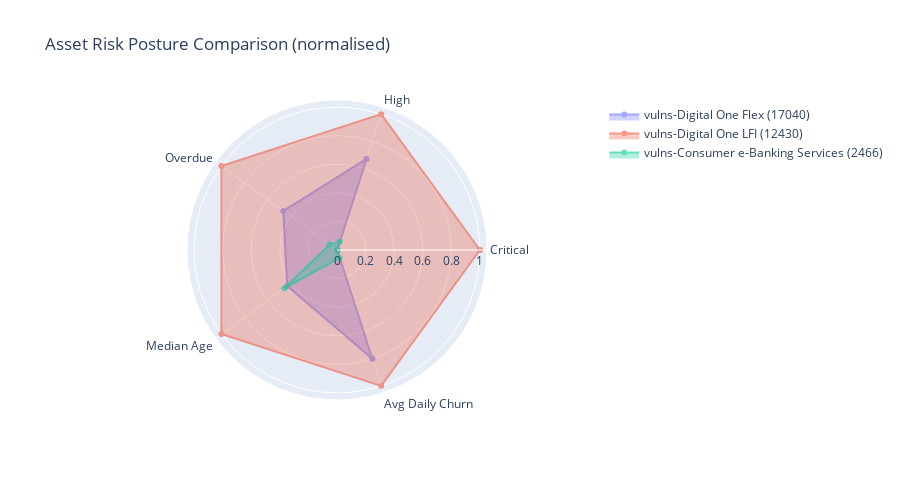

This figure's notebook cell:
### Code cell
# --- Radar chart: comparative posture ---
assets = df["dataset_name"].unique()
if len(assets) >= 2:
    radar_metrics = []
    for asset in assets:
        grp = df[df["dataset_name"] == asset]
        crit = (grp["severity"] == "CRITICAL").sum()
        high = (grp["severity"] == "HIGH").sum()
        resolved_pct = (grp["status"] == "resolved").mean() * 100
        median_age = grp["age_days"].median() if "age_days" in grp.columns else 0
        overdue = 0
        if "dueDate" in grp.columns:
            overdue = int((grp["dueDate"].dropna() < now).sum())
        # Daily churn rate
        asset_diffs = diff_summaries[diff_summaries["dataset_name"] == asset] if not diff_summaries.empty else pd.DataFrame()
        avg_churn = 0
        if not asset_diffs.empty:
            avg_churn = (asset_diffs["added_count"] + asset_diffs["removed_count"] + asset_diffs["modified_count"]).mean()
        radar_metrics.append({
            "asset": asset,
            "Critical": crit,
            "High": high,
            "Overdue": overdue,
            "Median Age": median_age,
            "Avg Daily Churn": avg_churn,
        })

    radar_df = pd.DataFrame(radar_metrics).set_index("asset")
    # Normalise to 0-1 for radar comparability
    radar_norm = radar_df.div(radar_df.max(axis=0).replace(0, 1), axis=1)

    categories = list(radar_norm.columns)
    fig = go.Figure()
    for asset in radar_norm.index:
        vals = radar_norm.loc[asset].tolist()
        vals.append(vals[0])
        fig.add_trace(go.Scatterpolar(
            r=vals,
            theta=categories + [categories[0]],
            fill="toself",
            name=asset,
            opacity=0.6,
        ))

    fig.update_layout(
        polar=dict(radialaxis=dict(visible=True, range=[0, 1.05])),
        title="Asset Risk Posture Comparison (normalised)",
        height=480,
    )
    fig.show()
else:
    print("Only one asset — radar comparison requires at least two.")

### Figure 1 — Plotly figure (JSON) as saved in the notebook; plotly's stock layout.template omitted (floating-point values rounded to 4 significant figures)
{"data": [{"fill": "toself", "name": "vulns-Digital One Flex (17040)", "opacity": 0.6, "r": [0.001798, 0.6701, 0.4648, 0.4302, 0.8007, 0.001798], "theta": ["Critical", "High", "Overdue", "Median Age", "Avg Daily Churn", "Critical"], "type": "scatterpolar"}, {"fill": "toself", "name": "vulns-Digital One LFI (12430)", "opacity": 0.6, "r": [1, 1, 1, 1, 1, 1], "theta": ["Critical", "High", "Overdue", "Median Age", "Avg Daily Churn", "Critical"], "type": "scatterpolar"}, {"fill": "toself", "name": "vulns-Consumer e-Banking Services (2466)", "opacity": 0.6, "r": [0.003372, 0.06139, 0.06496, 0.4553, 0.05954, 0.003372], "theta": ["Critical", "High", "Overdue", "Median Age", "Avg Daily Churn", "Critical"], "type": "scatterpolar"}], "layout": {"height": 480, "polar": {"radialaxis": {"range": [0, 1.05], "visible": true}}, "title": {"text": "Asset Risk Posture Comparison (normalised)"}}}
